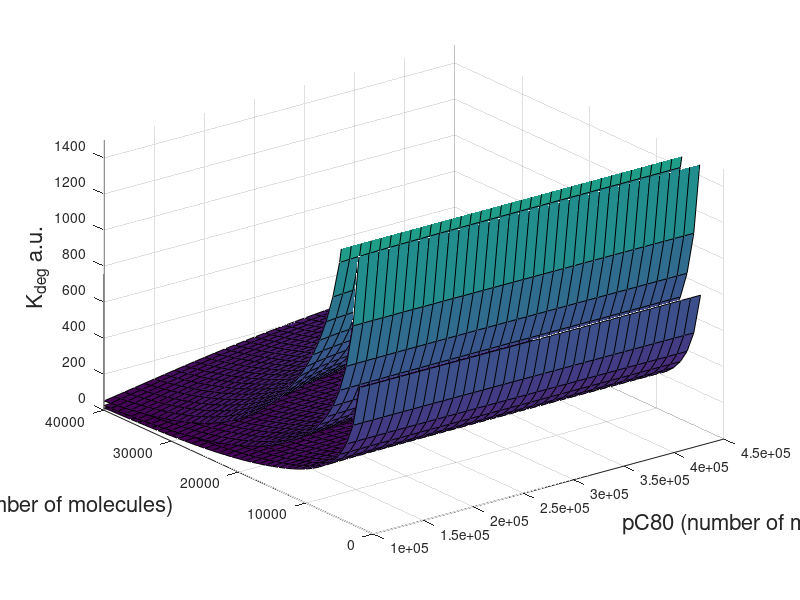
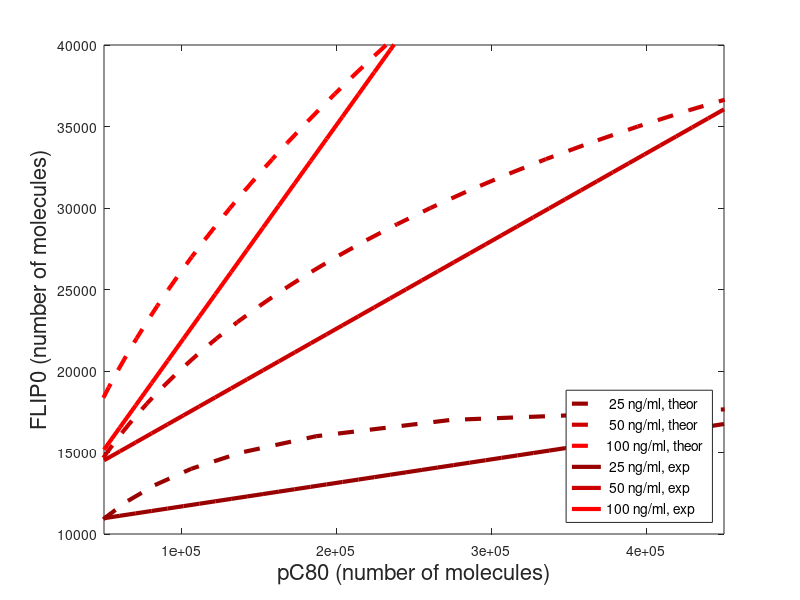
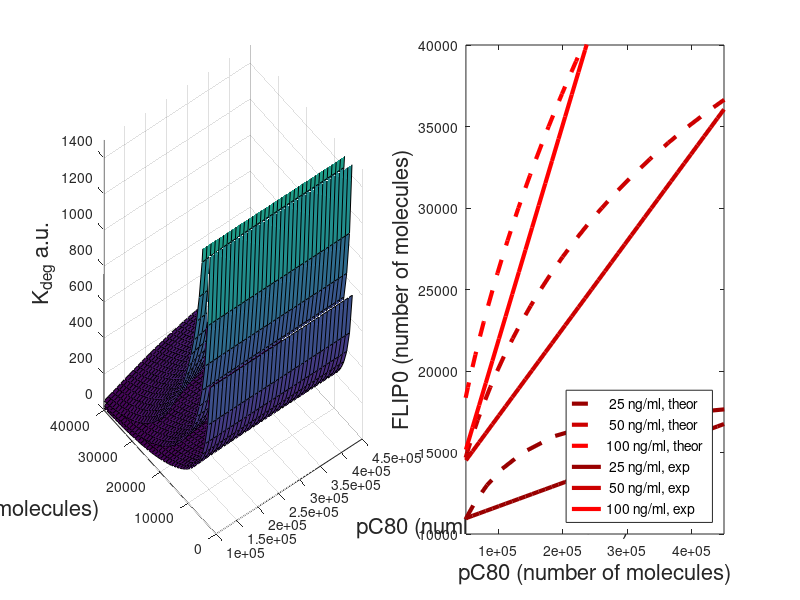

These figures' MATLAB source, in order: (Note: this script raises an error after producing the figures.)
%% =====================================================================
% Script: Figure_6.m
% Purpose: Produce the different panels of Figure 6 from the paper
%
% Description:
%   This script loads the required data, runs the simulations,
%   and generates the figures included in the manuscript.

%  Specifically, this script generates:
   %  (1) The theoretical surfaces relating parameters K_deg, FLIP(0), and pC8(0)
   %  (2) The theoretical curves FLIP(0) vs pC8(0) and compares to the projection obtained from data (see these data obtained curves in Figure S5)
% ======================================================================

clear all
close all
clc

%% ------------------- General setting -------------------------------

% Population parameters
% common_parameters = [rK1bK1, rK2bK2, rK3bK3, rK2K1, rK3K1, alphaR_3, alphaC8, K_FRET]

% Individual parameters
% params = [pC8(0),FLIP(0),alpha_0,alpha_1,K_deg] 

% Rescaling time parameter - see Eq. (2) and (3) in the paper
K1 = 0.007325300696406; %unit measure = 1/[min]


% ********* Load estimated population parameters for all the cells ***********

% common_parameters = [rK1bK1, rK2bK2, rK3bK3, rK2K1, rK3K1, alphaR_3, alphaC8, K_FRET]
load("common_parameters.mat")
rK1bK1 = common_parameters(1); %In the paper: K1_hat
rK2bK2 = common_parameters(2); %In the paper: K2_hat
rK3bK3 = common_parameters(3); %In the paper: K3_hat
rK2K1 = common_parameters(4);  %In the paper: K4_hat
rK3K1 = common_parameters(5);  %In the paper: K5_hat
alphaR_3 = common_parameters(6);
alphaC8 = common_parameters(7);
K_FRET = common_parameters(8); %In the paper: alpha_2

%Initial receptors number
R0 = 32000; %Unit:
%Initial condition for C8
C80 = 30; %Unit:


% ************ Load estimated cell-specific parameters for some cells
% ************ (pC80,FLIP0,alpha0, alpha1, K_deg)

% Load the longitudinal experimental data for the selected cells 
% First line: FRET signal of cell 7
% Second line: FRET signal of cell 47
% Third line: FRET signal of cell 87
% Fourth line: FRET signal of cell 89
load("FRET_R_50ng.mat")

% Load the Individual parameters for each cell 
% First line: [pC8(0),FLIP(0),alpha_0,alpha_1,K_deg] of cell 7
% Second line: [pC8(0),FLIP(0),alpha_0,alpha_1,K_deg] of cell 47
% Third line: [pC8(0),FLIP(0),alpha_0,alpha_1,K_deg] of cell 87
% Fourth line: [pC8(0),FLIP(0),alpha_0,alpha_1,K_deg] of cell 89
load("R_50ng_ind_par.mat")


% ******** Choose one cell to plot

ipar = 3;
ind_par = R_50ng_ind_par(ipar,:);

%RE-DEFINE PARAMETERS
pC80 = ind_par(1);
FLIP0 = ind_par(2);
alpha0 = ind_par(3);
alpha1 = ind_par(4);
K_deg = ind_par(5);


%% ******* COMPUTING AND PLOTTING THEORETICAL SURFACE 

%% ******* Following equations (15),(16)
  
       %%Some assumptions:
       %%Approximation: assuming all exponentials are zero, ie., variables are at their highest max
  %%Approximation: Linear degradation, approximating the new saturated function

       
%Very dense grid
%xx = [0.2:0.01:3.5]*10^4 ;   %FLIP0
%yy = [0.2:0.01:4.4]*10^5 ;   %pC80

%Less dense grid
xx = [0.2:0.1:4]*10^4 ;   %FLIP0
yy = [1:0.1:4.4]*10^5 ;   %pC80

Lx = length(xx);
Ly = length(yy);


beta0TR25 = rK2K1*750*yy.^2;
beta0TR50 = rK2K1*1500*yy.^2;
beta0TR100 = rK2K1*3000*yy.^2;

lambda1 = alpha0 + rK2bK2*rK2K1 +rK2K1*xx;


  for ix = 1:Lx
     for iy = 1:Ly
		lambda0(ix,iy) = rK1bK1 +rK2K1*yy(iy)^2 +rK3K1*xx(ix)^3;

  
 C8M=2;

  auxA1=4*alphaC8;
  auxA2= alpha0+alpha1*rK2K1*xx(ix)/(alpha1+rK2bK2*rK2K1);
zzA25(iy,ix) = auxA2.*beta0TR25(iy)./( lambda0(ix,iy)*lambda1(ix) )/C8M - K_FRET;
zzA25(iy,ix) = auxA1*zzA25(iy,ix) ;

zzA50(iy,ix) = auxA2.*beta0TR50(iy)./( lambda0(ix,iy)*lambda1(ix) )/C8M - K_FRET;
zzA50(iy,ix) = auxA1*zzA50(iy,ix) ;

zzA100(iy,ix) = auxA2.*beta0TR100(iy)./( lambda0(ix,iy)*lambda1(ix) )/C8M - K_FRET;
zzA100(iy,ix) = auxA1*zzA100(iy,ix);


  end
  end

  %% ******* COMPUTING AND PLOTTING FLIP(0) VS. pC8(0)
  %% ******* Following equation (16)
  
  Kdegc=1345;
  xxf = [0.5:0.1:4]*1e4; %flip
  C8M=  [0.2,0.22,0.25];  0.1225;  
  

auxA1=4*alphaC8./(C8M*Kdegc);
auxA2= alpha0+alpha1*rK2K1*xxf/(alpha1+rK2bK2*rK2K1);
auxA3=rK3K1*(xxf.^3)/rK2K1;
auxA425=auxA1(1)*auxA2*750./(rK2K1*xxf)-1;
auxA450=auxA1(2)*auxA2*1500./(rK2K1*xxf)-1;
auxA4100=auxA1(3)*auxA2*3000./(rK2K1*xxf)-1;
xxp25 = sqrt(auxA3./auxA425);
xxp50 = sqrt(auxA3./auxA450);
xxp100 =sqrt(auxA3./auxA4100);

%Keep only real branch
for i=1:length(xxp25)
	if isreal(xxp25(i))==1
	lastreal=i;
        end
end

% ******* ADD EXPERIMENTAL DATA CURVES
% ******* EXPERIMENTAL STRAIGHT LINES OBTAINED  FROM DATA (see code for Figure 5)
% ******* 2D projections,  Flip0 as function of pC80

%Use equation of hyperplane with mean Kdeg=1420 to plot projection of hyperplane

  %Parameters, as estimated from previous code, for Figure 5
  par3_25ng =[1.0302e-05,  -7.1323e-04, -0.0096, 20.9403];
  par3_50ng =[-4.5924e-06,  8.5309e-05,  0.0010, -2.4290];
  par3_100ng =[-1.5660e-05,   1.1793e-04,  0.0011, -2.5685];

  %xxp3=linspace(0.5*10^5,10*10^5,40);
  xxp3=linspace(0.5*10^5,4.5*10^5,40);

  yy2d_25ng = (-par3_25ng(1)*xxp3 -par3_25ng(3)*1420 -par3_25ng(4))/par3_25ng(2);
  yy2d_50ng = (-par3_50ng(1)*xxp3 -par3_50ng(3)*1420 -par3_50ng(4))/par3_50ng(2);
  yy2d_100ng = (-par3_100ng(1)*xxp3 -par3_100ng(3)*1420 -par3_100ng(4))/par3_100ng(2);


%% ******* TO CONSTRUCT FIGURE 6A    
  
figure(1);
surf(yy,xx,zzA25');
hold on;
surf(yy,xx,zzA50');
hold on;
surf(yy,xx,zzA100');
view([-37.5,30]);  %view(200,17);
ylabel('FLIP0 (number of molecules)','fontsize',16);
xlabel('pC80 (number of molecules)','fontsize',16);
zlabel('K_{deg} a.u.','fontsize',16);
zlim([0 1500]);

figure(2); 
hold on;
plot(xxp25(1:lastreal),xxf(1:lastreal),'Color',[0.6 0 0],'LineStyle','--','linewidth',3);
plot(xxp50,xxf,'Color',[0.8 0 0],'LineStyle','--','linewidth',3);
plot(xxp100,xxf,'Color',[1 0 0],'LineStyle','--','linewidth',3);
hold on;
plot(xxp3,yy2d_25ng,'Color',[0.6 0 0],'linewidth',3);
plot(xxp3,yy2d_50ng,'Color',[0.8 0 0],'linewidth',3);
plot(xxp3,yy2d_100ng,'Color',[1 0 0],'linewidth',3);
legend(' 25 ng/ml, theor',' 50 ng/ml, theor','100 ng/ml, theor',' 25 ng/ml, exp',' 50 ng/ml, exp','100 ng/ml, exp','fontsize',10,'Location','southeast');
box on
ylabel('FLIP0 (number of molecules)','fontsize',16);
xlabel('pC80 (number of molecules)','fontsize',16);
zlabel('K_{deg} a.u.','fontsize',16);
xlim([0.5 4.5]*1e5);
ylim([1 4]*1e4);

figure(3);
subplot(1,2,1)
surf(yy,xx,zzA25');
hold on;
surf(yy,xx,zzA50');
hold on;
surf(yy,xx,zzA100');
view([-37.5,30]);  %view(200,17);
ylabel('FLIP0 (number of molecules)','fontsize',16);
xlabel('pC80 (number of molecules)','fontsize',16);
zlabel('K_{deg} a.u.','fontsize',16);
zlim([0 1500]);

figure(3); 
subplot(1,2,2)
hold on;
plot(xxp25(1:lastreal),xxf(1:lastreal),'Color',[0.6 0 0],'LineStyle','--','linewidth',3);
plot(xxp50,xxf,'Color',[0.8 0 0],'LineStyle','--','linewidth',3);
plot(xxp100,xxf,'Color',[1 0 0],'LineStyle','--','linewidth',3);
hold on;
plot(xxp3,yy2d_25ng,'Color',[0.6 0 0],'linewidth',3);
plot(xxp3,yy2d_50ng,'Color',[0.8 0 0],'linewidth',3);
plot(xxp3,yy2d_100ng,'Color',[1 0 0],'linewidth',3);
legend(' 25 ng/ml, theor',' 50 ng/ml, theor','100 ng/ml, theor',' 25 ng/ml, exp',' 50 ng/ml, exp','100 ng/ml, exp','fontsize',10,'Location','southeast');
box on
ylabel('FLIP0 (number of molecules)','fontsize',16);
xlabel('pC80 (number of molecules)','fontsize',16);
zlabel('K_{deg} a.u.','fontsize',16);
xlim([0.5 4.5]*1e5);
ylim([1 4]*1e4);

%% ----------- Uniform figures for the paper -----------------
% Find figures
figs = findall(0, 'Type', 'figure');

% Define desired size
fig_width = 500;
fig_height = 500;

% Resize all figures
for i = 1:length(figs)
    set(figs(i), 'Position', [100*i, 100*i, fig_width, fig_height]);
end

% Apply to all scatter objects in all figures
scatter_objects = findall(0, 'Type', 'scatter');
set(scatter_objects, 'MarkerFaceAlpha', 0.4);
set(scatter_objects, 'Marker', 'o');
set(scatter_objects, 'SizeData', 80);
set(scatter_objects, 'MarkerEdgeColor', 'flat');

% Apply axis square to all subplots (axes)
all_axes = findall(figs, 'Type', 'axes');
for ax = all_axes'
    axis(ax, 'square');
end
